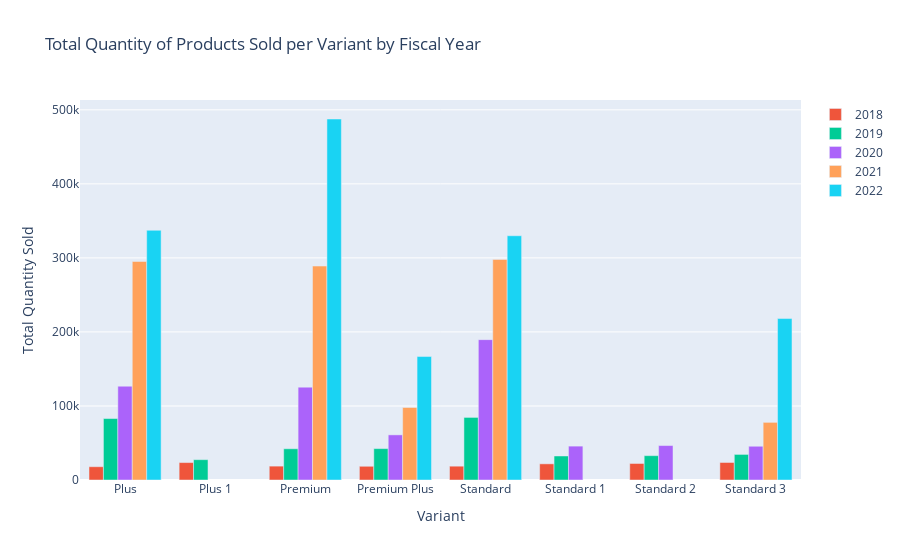

Notebook source saved alongside this figure:
### Code cell
# Create initial data for 'All' years
filtered_data = total_quantity_sold_per_variant_fiscal_year.groupby(['variant', 'fiscal_year'])['total_quantity_sold'].sum().reset_index()

# Create a list of unique fiscal years including 'All' for including all years
years_list = ['All'] + filtered_data['fiscal_year'].unique().tolist()

# Create traces for 'All' years
fig = go.Figure()

# Function to update traces based on the selected year
def update_trace(selected_year):
    data = filtered_data if selected_year == 'All' else filtered_data[filtered_data['fiscal_year'] == selected_year]
    for year in years_list:
        filtered = data[data['fiscal_year'] == year]
        fig.add_trace(go.Bar(x=filtered['variant'], y=filtered['total_quantity_sold'], name=str(year)))

# Update traces for the initial 'All' years
update_trace('All')

# Create dropdown menu buttons
buttons = [
    dict(label=str(year),
         method="update",
         args=[{"visible": [year == 'All' or year == d.name for d in fig.data]},
               {"title": f"Total Quantity of Products Sold per Variant in {year}"}
               ])
    for year in years_list
]

# Update layout with buttons and initial settings
fig.update_layout(
    title='Total Quantity of Products Sold per Variant by Fiscal Year',
    xaxis=dict(title='Variant'),
    yaxis=dict(title='Total Quantity Sold'),
    barmode='group'
)

# Show the interactive chart
fig.show()

### Figure 1 — Plotly figure (JSON) as saved in the notebook; plotly's stock layout.template omitted (floating-point values rounded to 4 significant figures)
{"data": [{"name": "All", "type": "bar", "x": [], "y": []}, {"name": "2018", "type": "bar", "x": ["Plus", "Plus 1", "Premium", "Premium Plus", "Standard", "Standard 1", "Standard 2", "Standard 3"], "y": [17953, 23542, 18754, 18534, 18664, 21842, 22315, 23667]}, {"name": "2019", "type": "bar", "x": ["Plus", "Plus 1", "Premium", "Premium Plus", "Standard", "Standard 1", "Standard 2", "Standard 3"], "y": [83019, 27465, 42191, 42408, 84540, 32453, 32880, 34563]}, {"name": "2020", "type": "bar", "x": ["Plus", "Premium", "Premium Plus", "Standard", "Standard 1", "Standard 2", "Standard 3"], "y": [126729, 125428, 60961, 189597, 45758, 46530, 45581]}, {"name": "2021", "type": "bar", "x": ["Plus", "Premium", "Premium Plus", "Standard", "Standard 3"], "y": [295170, 288987, 97931, 297998, 77857]}, {"name": "2022", "type": "bar", "x": ["Plus", "Premium", "Premium Plus", "Standard", "Standard 3"], "y": [337283, 487611, 166735, 329906, 218083]}], "layout": {"barmode": "group", "title": {"text": "Total Quantity of Products Sold per Variant by Fiscal Year"}, "xaxis": {"title": {"text": "Variant"}}, "yaxis": {"title": {"text": "Total Quantity Sold"}}}}
